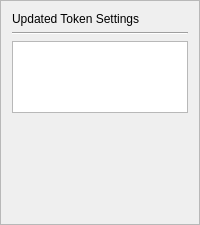
        <widget class="QFrame" name="frame_2">
         <property name="frameShape">
          <enum>QFrame::StyledPanel</enum>
         </property>
         <property name="frameShadow">
          <enum>QFrame::Raised</enum>
         </property>
         <layout class="QVBoxLayout" name="verticalLayout_3">
          <item>
           <layout class="QVBoxLayout" name="verticalLayout_7">
            <item>
             <widget class="QLabel" name="reissueTokenDataLabel">
              <property name="font">
               <font>
                <weight>57</weight>
                <bold>false</bold>
               </font>
              </property>
              <property name="text">
               <string>Updated Token Settings</string>
              </property>
             </widget>
            </item>
            <item>
             <widget class="Line" name="line_2">
              <property name="orientation">
               <enum>Qt::Horizontal</enum>
              </property>
             </widget>
            </item>
            <item>
             <widget class="QTextBrowser" name="updatedTokenData">
              <property name="verticalScrollBarPolicy">
               <enum>Qt::ScrollBarAsNeeded</enum>
              </property>
              <property name="horizontalScrollBarPolicy">
               <enum>Qt::ScrollBarAsNeeded</enum>
              </property>
              <property name="sizeAdjustPolicy">
               <enum>QAbstractScrollArea::AdjustToContents</enum>
              </property>
             </widget>
            </item>
            <item>
             <spacer name="verticalSpacer">
              <property name="orientation">
               <enum>Qt::Vertical</enum>
              </property>
              <property name="sizeHint" stdset="0">
               <size>
                <width>5</width>
                <height>100</height>
               </size>
              </property>
             </spacer>
            </item>
           </layout>
          </item>
         </layout>
        </widget>
